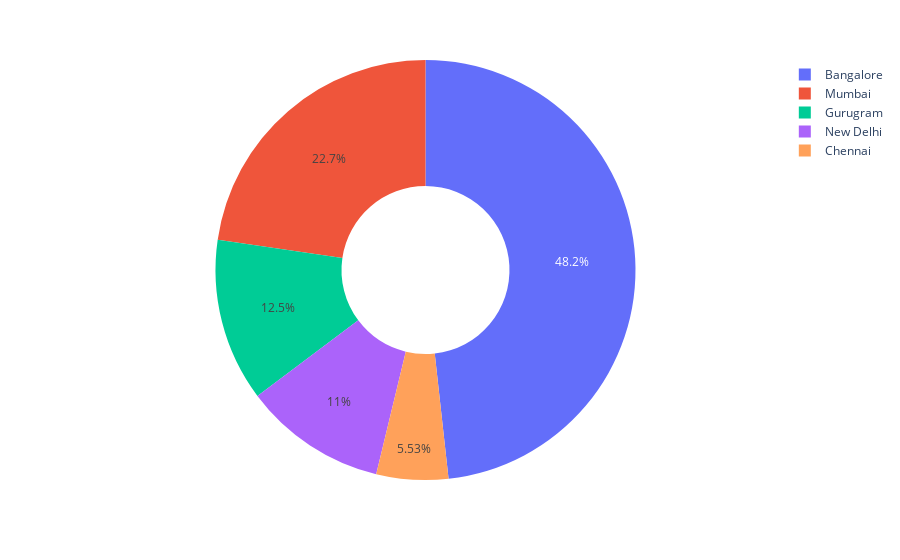

Notebook cell for this chart:
### Code cell
# Create the donut chart
fig = px.pie(Location_counts, values='Amount', names='Location', hole=.4)

fig.show()

### Figure 1 — Plotly figure (JSON) as saved in the notebook; plotly's stock layout.template omitted (floating-point values rounded to 4 significant figures)
{"data": [{"domain": {"x": [0, 1], "y": [0, 1]}, "hole": 0.4, "hovertemplate": "Location=%{label}<br>Amount=%{value}<extra></extra>", "labels": ["Bangalore", "Mumbai", "Gurugram", "New Delhi", "Chennai"], "legendgroup": "", "name": "", "showlegend": true, "type": "pie", "values": [812, 382, 211, 185, 93]}], "layout": {"legend": {"tracegroupgap": 0}, "margin": {"t": 60}}}
